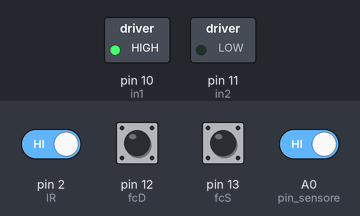
The sketch below on a simulated Arduino Uno, built with avr-gcc and run on an emulated ATmega328P. Shown: switched loads named in the sketch (green lamp = pin HIGH). The inputs (shaded band) are chosen by the test bench; at power-on: A0 (pin_sensore), pin 2 (IR), pin 12 (fcD), pin 13 (fcS) HIGH.

Above: at 1.2 s.
1.3 s: pin 13 (fcS) pulled LOW for 0.15 s
At 1.4 s:
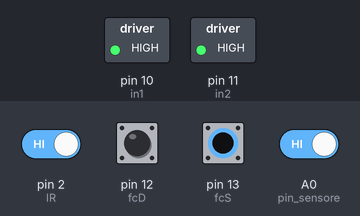
3.0 s: pin 13 (fcS) pulled LOW for 3.2 s
At 7.4 s:
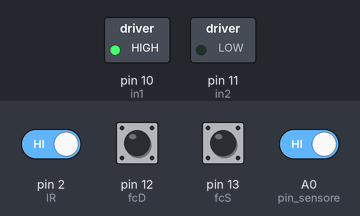
7.7 s: pin 2 (IR) driven LOW and pin 13 (fcS) driven LOW
At 8.6 s:
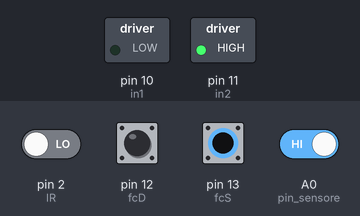
9.2 s: pin 12 (fcD) pulled LOW for 0.15 s
At 9.8 s:
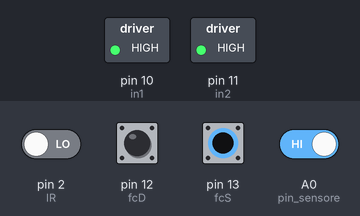
Timing chart, 0 to 15.7 s (numbered marks = the images above; inputs shaded):
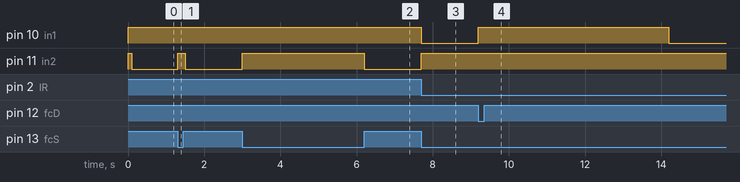

The sketch:

sketch_may07a.ino
```cpp
#define in1 10
#define in2 11
#define fcS 13    //Finecorsa Sinistro ( posizione di reset iniziale )
#define fcD 12    //Finecorsa Destro
#define pin_sensore A0
#define IR 2
boolean stato_pulsante;

void setup() {
  digitalWrite(in1, HIGH) ;
  digitalWrite(in2, HIGH) ;
  pinMode(in1, OUTPUT);
  pinMode(in2, OUTPUT);
  pinMode(fcS, INPUT_PULLUP);
  pinMode(fcD, INPUT_PULLUP);
  pinMode(IR,INPUT);
  pinMode(pin_sensore, INPUT_PULLUP);
}

void loop() {


  if (digitalRead(pin_sensore) == 0 ) { // attende lo start
    stato_pulsante = true;       //ricordo che il pulsante è stato premuto
  }

  if(stato_pulsante == true){
      apertura();
  }

   chiusura();

}// fine loop


  void apertura(){
    while (digitalRead(fcD) != 0)  {
    digitalWrite(in1, LOW) ; // motore avanti
   }
    digitalWrite(in1, HIGH) ;// motore_stop
    stato_pulsante = false;  //
    delay(5000);
  }


  void chiusura(){

    int vals = digitalRead(IR);
    if(vals == LOW){
      apertura();
    }  else{
           delay(100);
           while (digitalRead(fcS) != 0)  {
           digitalWrite(in2, LOW) ; // motore avanti
            }
           digitalWrite(in2, HIGH) ;// motore_stop
      }
    }
```

Measured:
- after the input at 1.3 s, pin 11 (in2): LOW → HIGH at once, → LOW 0.20 s later
- after the input at 3.0 s, pin 11 (in2): LOW → HIGH at once, → LOW 3.2 s later
- after the input at 7.7 s, pin 10 (in1): HIGH → LOW at once; pin 11 (in2): LOW → HIGH at once
- after the input at 9.2 s, pin 10 (in1): LOW → HIGH at once, → LOW 5.0 s later
